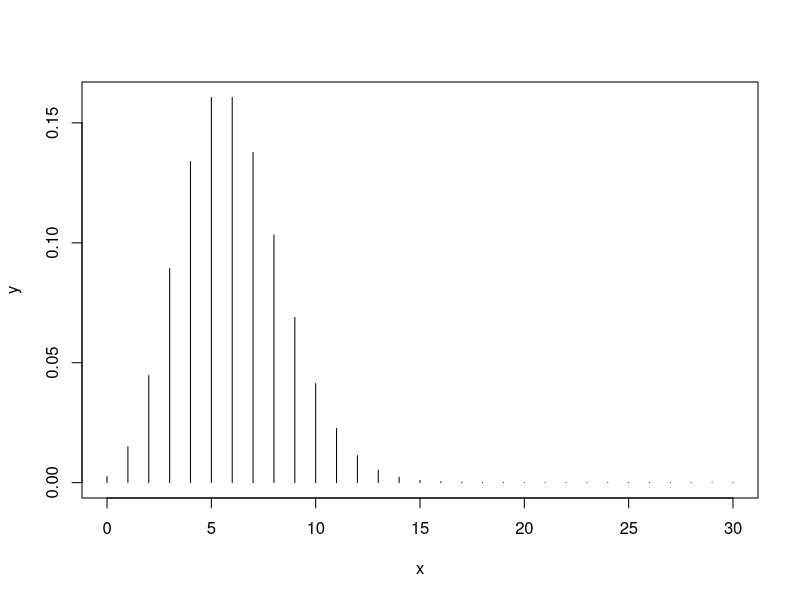

Recreate this plot in R.
lambda <- 3 * 2 # 6 samochodów na 2 tygodnie

# i) P(X = 5)
prob_a <- dpois(5, lambda = lambda)
cat("P(X = 5) =", prob_a, "\n")

# ii) P(X >= 4) = 1 - P(X <= 3)
prob_b <- 1 - ppois(3, lambda = lambda)
cat("P(X >= 4) =", prob_b, "\n")

# iii) P(3 <= X <= 5) = P(X <= 5) - P(X <= 2)
prob_c <- ppois(5, lambda = lambda) - ppois(2, lambda = lambda)
cat("P(3 <= X <= 5) =", prob_c, "\n")

# iv) Wykres rozkładu
x <- 0:30
y <- dpois(x, lambda = lambda)
plot(x, y, type = "h")
